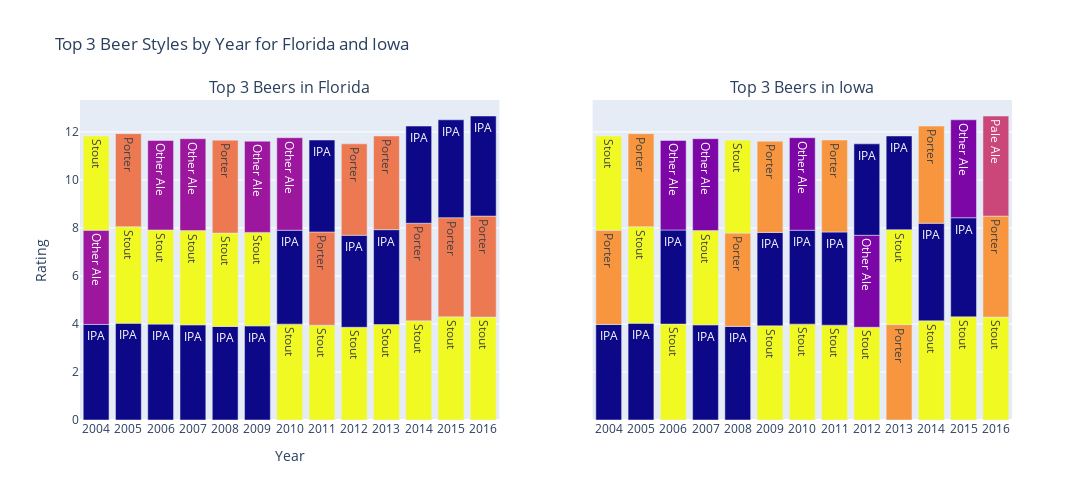

The code cell stored with this chart in its notebook:
### Code cell
# Compare top3 favourite beer styles between two selected states
object_class = favourite_beers_processing.FavouriteBeers(results)
top_three = object_class.threefavbeer_for_barplotting()

state1 = 'Florida'
state2 = 'Iowa'
plot_state_map.barplot_threefav_styles_compare(top_three, state1, state2)

### Figure 1 — Plotly figure (JSON) as saved in the notebook; plotly's stock layout.template omitted (floating-point values rounded to 4 significant figures)
{"data": [{"hovertemplate": "<b>%{text}</b><br>Rating: %{y}<extra></extra>", "marker": {"color": [0, 1, 3, 0, 3, 2, 0, 3, 1, 0, 3, 1, 0, 3, 2, 0, 3, 1, 3, 0, 1, 3, 2, 0, 3, 0, 2, 3, 0, 2, 3, 2, 0, 3, 2, 0, 3, 2, 0]}, "name": "Top 3 Beers - Florida", "text": ["IPA", "Other Ale", "Stout", "IPA", "Stout", "Porter", "IPA", "Stout", "Other Ale", "IPA", "Stout", "Other Ale", "IPA", "Stout", "Porter", "IPA", "Stout", "Other Ale", "Stout", "IPA", "Other Ale", "Stout", "Porter", "IPA", "Stout", "IPA", "Porter", "Stout", "IPA", "Porter", "Stout", "Porter", "IPA", "Stout", "Porter", "IPA", "Stout", "Porter", "IPA"], "type": "bar", "x": ["2004", "2004", "2004", "2005", "2005", "2005", "2006", "2006", "2006", "2007", "2007", "2007", "2008", "2008", "2008", "2009", "2009", "2009", "2010", "2010", "2010", "2011", "2011", "2011", "2012", "2012", "2012", "2013", "2013", "2013", "2014", "2014", "2014", "2015", "2015", "2015", "2016", "2016", "2016"], "xaxis": "x", "y": [3.98, 3.929, 3.917, 4.034, 4.019, 3.874, 3.995, 3.921, 3.729, 3.965, 3.924, 3.829, 3.899, 3.887, 3.871, 3.922, 3.892, 3.8, 3.993, 3.912, 3.854, 3.95, 3.882, 3.83, 3.862, 3.832, 3.809, 3.977, 3.952, 3.902, 4.131, 4.066, 4.046, 4.297, 4.129, 4.079, 4.286, 4.208, 4.169], "yaxis": "y"}, {"hovertemplate": "<b>%{text}</b><br>Rating: %{y}<extra></extra>", "marker": {"color": [0, 3, 4, 0, 4, 3, 4, 0, 1, 0, 4, 1, 0, 3, 4, 4, 0, 3, 4, 0, 1, 4, 0, 3, 4, 1, 0, 3, 4, 0, 4, 0, 3, 4, 0, 1, 4, 3, 2]}, "name": "Top 3 Beers - Iowa", "text": ["IPA", "Porter", "Stout", "IPA", "Stout", "Porter", "Stout", "IPA", "Other Ale", "IPA", "Stout", "Other Ale", "IPA", "Porter", "Stout", "Stout", "IPA", "Porter", "Stout", "IPA", "Other Ale", "Stout", "IPA", "Porter", "Stout", "Other Ale", "IPA", "Porter", "Stout", "IPA", "Stout", "IPA", "Porter", "Stout", "IPA", "Other Ale", "Stout", "Porter", "Pale Ale"], "type": "bar", "x": ["2004", "2004", "2004", "2005", "2005", "2005", "2006", "2006", "2006", "2007", "2007", "2007", "2008", "2008", "2008", "2009", "2009", "2009", "2010", "2010", "2010", "2011", "2011", "2011", "2012", "2012", "2012", "2013", "2013", "2013", "2014", "2014", "2014", "2015", "2015", "2015", "2016", "2016", "2016"], "xaxis": "x2", "y": [3.98, 3.929, 3.917, 4.034, 4.019, 3.874, 3.995, 3.921, 3.729, 3.965, 3.924, 3.829, 3.899, 3.887, 3.871, 3.922, 3.892, 3.8, 3.993, 3.912, 3.854, 3.95, 3.882, 3.83, 3.862, 3.832, 3.809, 3.977, 3.952, 3.902, 4.131, 4.066, 4.046, 4.297, 4.129, 4.079, 4.286, 4.208, 4.169], "yaxis": "y2"}], "layout": {"annotations": [{"font": {"size": 16}, "showarrow": false, "text": "Top 3 Beers in Florida", "x": 0.225, "xanchor": "center", "xref": "paper", "y": 1, "yanchor": "bottom", "yref": "paper"}, {"font": {"size": 16}, "showarrow": false, "text": "Top 3 Beers in Iowa", "x": 0.775, "xanchor": "center", "xref": "paper", "y": 1, "yanchor": "bottom", "yref": "paper"}], "barmode": "group", "height": 500, "showlegend": false, "title": {"text": "Top 3 Beer Styles by Year for Florida and Iowa"}, "width": 1200, "xaxis": {"anchor": "y", "domain": [0, 0.45], "title": {"text": "Year"}}, "xaxis2": {"anchor": "y2", "domain": [0.55, 1]}, "yaxis": {"anchor": "x", "domain": [0, 1], "title": {"text": "Rating"}}, "yaxis2": {"anchor": "x2", "domain": [0, 1], "matches": "y", "showticklabels": false}}}
